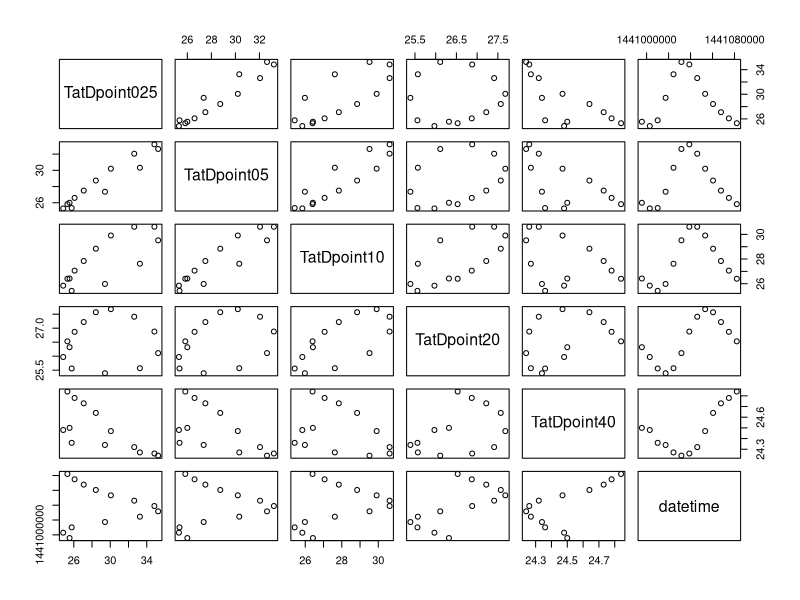
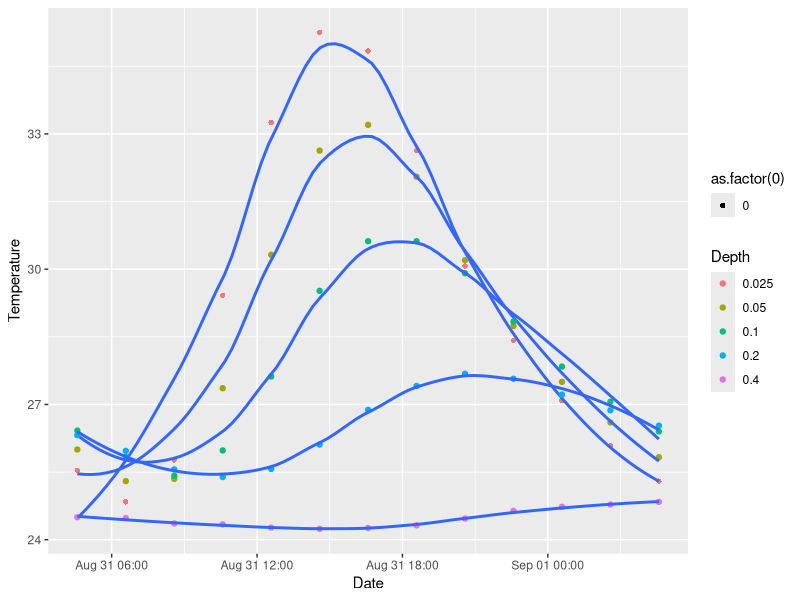
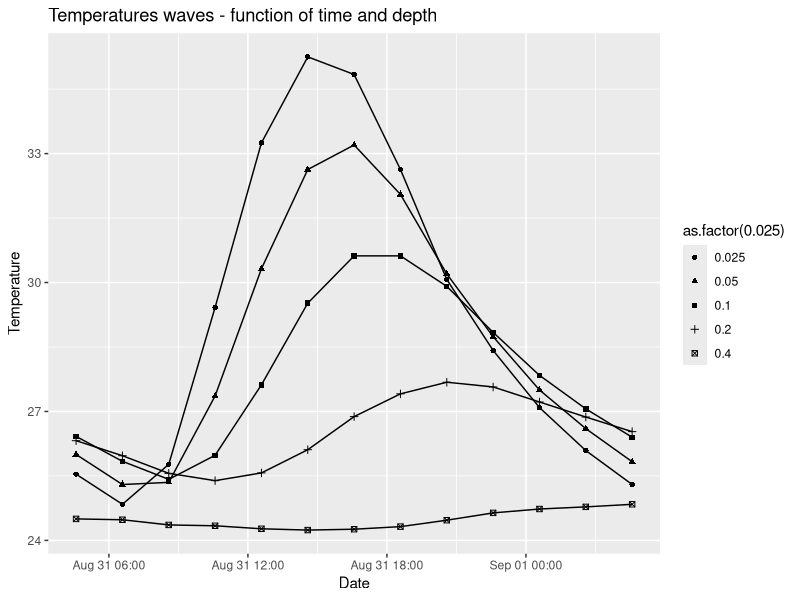

The R script that drew these images, in order: (Note: this script raises an error after producing the figures.)
## ---- chunk 1
knitr::opts_chunk$set( warning=FALSE)
## ---- chunk 2
TatDpoint025 <- c(25.54,24.84,25.77,29.42,33.25,35.25,34.84,32.63,30.07,28.42,27.09,26.09,25.30)
TatDpoint05 <- c(26.00,25.30,25.35,27.36,30.32,32.63,33.20,32.05,30.20,28.74,27.50,26.60,25.83)

TatDpoint10 <- c(26.42,25.84,25.42,25.98,27.62,29.52,30.62,30.62,29.91,28.84,27.84,27.06,26.40)

TatDpoint20 <- c(26.32,25.97,25.56,25.39,25.57,26.11,26.88,27.41,27.68,27.57,27.22,26.87,26.53)

TatDpoint40 <- c(24.50,24.48,24.36,24.34,24.27,24.24,24.26,24.32,24.47,24.64,24.73,24.78,24.84)

datetime <- c('2015-08-31 04:35','2015-08-31 06:35','2015-08-31 08:35','2015-08-31 10:35','2015-08-31 12:35','2015-08-31 14:35','2015-08-31 16:35','2015-08-31 18:35','2015-08-31 20:35','2015-08-31 22:35','2015-09-01 00:35','2015-09-01 02:35','2015-09-01 04:35')   

blaygpfp <- data.frame(TatDpoint025,TatDpoint05,TatDpoint10,TatDpoint20,TatDpoint40,datetime)

## ---- chunk 3

#convert the date format
blaygpfp$datetime<- as.POSIXct(blaygpfp$datetime, "%Y-%m-%d %H:%M",tz="US/Pacific")
#TODO Take the annnoying date fotmat error out
str(blaygpfp)
## ---- chunk 4
plot(blaygpfp)
## ---- chunk 5
library(ggplot2)
library(dplyr)


## ---- chunk 6

blaygpfp %>% ggplot() +
geom_point(aes(x=datetime,y=TatDpoint025,colour = as.factor(0.025), shape=as.factor(0))) +
  stat_smooth(aes(x = datetime, y = TatDpoint025), se = FALSE) +
geom_point(aes(x=datetime,y=TatDpoint05,colour = as.factor(0.05))) +
  stat_smooth(aes(x = datetime, y = TatDpoint05), se = FALSE) +
geom_point(aes(x=datetime,y=TatDpoint10,colour = as.factor(0.10))) +
  stat_smooth(aes(x = datetime, y = TatDpoint10), se = FALSE) +
geom_point(aes(x=datetime,y=TatDpoint20,colour = as.factor(0.20))) +
stat_smooth(aes(x = datetime, y = TatDpoint20), se = FALSE) +
geom_point(aes(x=datetime,y=TatDpoint40,colour = as.factor(0.40))) +
stat_smooth(aes(x = datetime, y = TatDpoint40), se = FALSE) +
labs(colour = "Depth")  +
xlab("Date") + ylab("Temperature")
# check if line plot is better

## ---- chunk 7
#normalize temperature

blaygpfp %>% ggplot() +
geom_point(aes(x=datetime,y=TatDpoint025, shape=as.factor(0.025))) +
  geom_line(aes(x = datetime, y = TatDpoint025)) +
geom_point(aes(x=datetime,y=TatDpoint05,shape = as.factor(0.05))) +
  geom_line(aes(x = datetime, y = TatDpoint05)) +
geom_point(aes(x=datetime,y=TatDpoint10,shape = as.factor(0.10))) +
  geom_line(aes(x = datetime, y = TatDpoint10),) +
geom_point(aes(x=datetime,y=TatDpoint20,shape = as.factor(0.20))) +
geom_line(aes(x = datetime, y = TatDpoint20)) +
geom_point(aes(x=datetime,y=TatDpoint40,shape = as.factor(0.40))) +
geom_line(aes(x = datetime, y = TatDpoint40)) +
labs(colour = "Depth")  +
xlab("Date") + ylab("Temperature")+
ggtitle("Temperatures waves - function of time and depth")  
# check if line plot is better


## ---- chunk 8
# reshape it
blaygpfp_melt <- melt(blaygpfp,id="datetime")

# set the depth
blaygpfp_melt$depth <- 0
blaygpfp_melt[blaygpfp_melt$variable=='TatDpoint05',]$depth = 0.05
blaygpfp_melt[blaygpfp_melt$variable=='TatDpoint10',]$depth = 0.10
blaygpfp_melt[blaygpfp_melt$variable=='TatDpoint20',]$depth = 0.20
blaygpfp_melt[blaygpfp_melt$variable=='TatDpoint40',]$depth = 0.40
blaygpfp_melt[blaygpfp_melt$variable=='TatDpoint025',]$depth = 0.025
library(lubridate)
#In check_tzones(e1, e2) : 'tzone' attributes are inconsistent
blaygpfp_melt$datetime <- ymd_hms(blaygpfp_melt$datetime)

#Do increment of the time intervals
blaygpfp_melt %>% filter(datetime == ymd_hms("2015-09-01 04:35:00")) 

# set the time intervals
 blaygpfp_melt$interval <- 0
blaygpfp_melt[datetime == ymd_hms("2015-08-31 06:35:00"), ]$interval<- 2
blaygpfp_melt[datetime == ymd_hms("2015-08-31 08:35:00"), ]$interval<- 4
blaygpfp_melt[datetime == ymd_hms("2015-08-31 10:35:00"), ]$interval<- 6
blaygpfp_melt[datetime == ymd_hms("2015-08-31 12:35:00"), ]$interval<- 8
blaygpfp_melt[datetime == ymd_hms("2015-08-31 14:35:00"), ]$interval<- 10
blaygpfp_melt[datetime == ymd_hms("2015-08-31 16:35:00"), ]$interval<- 12
blaygpfp_melt[datetime == ymd_hms("2015-08-31 18:35:00"), ]$interval<- 14
blaygpfp_melt[datetime == ymd_hms("2015-08-31 20:35:00"), ]$interval<- 16
blaygpfp_melt[datetime == ymd_hms("2015-08-31 22:35:00"), ]$interval<- 18
blaygpfp_melt[datetime == ymd_hms("2015-09-01 00:35:00"), ]$interval<- 20
blaygpfp_melt[datetime == ymd_hms("2015-09-01 02:35:00"), ]$interval<- 22
blaygpfp_melt[datetime == ymd_hms("2015-09-01 04:35:00"), ]$interval<- 24


#'data.frame':	65 obs. of  3 variables:
# $ datetime: POSIXct, format: "2015-08-31 04:35:00" "2015-08-31 06:35:00"  #$ variable: Factor w/ 5 levels "TatDpoint025",..: 1 1 1 1 1 1 1 1 1 1 ...
# $ value   : num  25.5 24.8 25.8 29.4 33.2 ...



## ---- chunk 9
#normalize temperature
blaygpfp_melt$scaleT <- scale(blaygpfp_melt$value)  %>% as.vector()
# We want for hours 0, 4,8,12,16,20
blaygpfp_melt  %>% filter(interval %in% c(0, 4,8,12,16,20)) %>%  ggplot() +
geom_point(aes(x=value,y=depth,color=as.factor(interval),shape=as.factor(interval)))+
   
geom_line(aes(x=value,y=depth,color=as.factor(interval),shape=as.factor(interval)))+
xlab("Temperature(deg C)") + ylab("Depth")+
ggtitle("Temperatures at various times - function of z and T")  
# check if line plot is better
## ---- chunk 10
library(ggplot2)

amp <- c(5,3.6,2.5,1.5,.5)
depth <- c(0.025,0.05,.1,.2,.4)

plotampdepthdf <- data.frame(depth,amp)

lm_eqn <- function(df){
    m <- lm(amp ~ depth, df);
    eq <- substitute(italic(y) == a + b %.% italic(x)*","~~italic(r)^2~"="~r2, 
         list(a = format(coef(m)[1], digits = 2), 
              b = format(coef(m)[2], digits = 2), 
             r2 = format(summary(m)$r.squared, digits = 3)))
    as.character(as.expression(eq));                 
}
p <- ggplot(data = plotampdepthdf, aes(x = depth, y = amp)) +
            geom_smooth(method = "lm", se=FALSE, color="black", formula = y ~ x) +
            geom_point()
p1 <- p + geom_text(x = 0.2, y = 3, label = lm_eqn(plotampdepthdf), parse = TRUE)
p1
## ---- chunk 11
library(ggplot2)

amp <- c(5,3.6,2.5,1.5,.5)
depth <- c(0.025,0.05,.1,.2,.4)

amp <- log(amp)
plotampdepthdf <- data.frame(depth,amp)

lm_eqn <- function(df){
    m <- lm(amp ~ depth, df);
    eq <- substitute(italic(y) == a + b %.% italic(x)*","~~italic(r)^2~"="~r2, 
         list(a = format(coef(m)[1], digits = 2), 
              b = format(coef(m)[2], digits = 2), 
             r2 = format(summary(m)$r.squared, digits = 3)))
    as.character(as.expression(eq));                 
}
p <- ggplot(data = plotampdepthdf, aes(x = depth, y = amp)) +
            geom_smooth(method = "lm", se=FALSE, color="black", formula = y ~ x) +
            geom_point()
p1 <- p + geom_text(x = 0.2, y = .5, label = lm_eqn(plotampdepthdf), parse = TRUE)
p1
## ---- chunk 12
library(ggplot2)

lag <- c(5,3.6,2.5,1.5,.5)
depth <- c(0.025,0.05,.1,.2,.4)

plotampdepthdf <- data.frame(depth,amp)

lm_eqn <- function(df){
    m <- lm(amp ~ depth, df);
    eq <- substitute(italic(y) == a + b %.% italic(x)*","~~italic(r)^2~"="~r2, 
         list(a = format(coef(m)[1], digits = 2), 
              b = format(coef(m)[2], digits = 2), 
             r2 = format(summary(m)$r.squared, digits = 3)))
    as.character(as.expression(eq));                 
}
p <- ggplot(data = plotampdepthdf, aes(x = depth, y = amp)) +
            geom_smooth(method = "lm", se=FALSE, color="black", formula = y ~ x) +
            geom_point()
p1 <- p + geom_text(x = 0.2, y = 3, label = lm_eqn(plotampdepthdf), parse = TRUE)
p1
## ---- chunk 13

blaygpfp %>% ggplot() +

  stat_smooth(aes(x = datetime, y = TatDpoint025,colour = as.factor(0.025)), se = FALSE) +

  stat_smooth(aes(x = datetime, y = TatDpoint05,colour = as.factor(0.05)), se = FALSE) +

  stat_smooth(aes(x = datetime, y = TatDpoint10,colour = as.factor(0.10)), se = FALSE) +

stat_smooth(aes(x = datetime, y = TatDpoint20,colour = as.factor(0.20)), se = FALSE) +

stat_smooth(aes(x = datetime, y = TatDpoint40,colour = as.factor(0.40)), se = FALSE) +
labs(colour = "Depth(m")  +
xlab("Date") + ylab("Temperature (deg C)")+
ggtitle("Soil Temperatures at various depths GPFP (O'Neil Nebraska) ")  
# check if line plot is better

## ---- chunk 14

blaygpfp %>% ggplot() +
geom_line(aes(x=datetime,y=TatDpoint025,colour = as.factor(0.025))) +
geom_line(aes(x=datetime,y=TatDpoint05,colour = as.factor(0.05))) +
geom_line(aes(x=datetime,y=TatDpoint10,colour = as.factor(0.10))) +
geom_line(aes(x=datetime,y=TatDpoint20,colour = as.factor(0.20))) +
  geom_line(aes(x=datetime,y=TatDpoint40,colour = as.factor(0.40))) +
labs(colour = "Depth(m")  +
xlab("Date") + ylab("Temperature (deg C)")+
ggtitle("Soil Temperatures at various depths GPFP (O'Neil Nebraska) ")  
# check if line plot is better

## ---- chunk 15
library(lubridate)


## ---- chunk 16

blaygpfp %>% filter(datetime %in% c(as.POSIXct("2015-08-31 04:35:00"),as.POSIXct("2015-08-31 08:35:00"),as.POSIXct("2015-08-31 12:35:00"),as.POSIXct("2015-08-31 16:35:00"),as.POSIXct("2015-08-31 20:35:00"),as.POSIXct("2015-09-01 00:35:00"))) %>%  ggplot() +
geom_point(aes(x=datetime,y=TatDpoint025,colour = as.factor(0.025))) +
geom_point(aes(x=datetime,y=TatDpoint05,colour = as.factor(0.05))) +
geom_point(aes(x=datetime,y=TatDpoint10,colour = as.factor(0.10))) +
geom_point(aes(x=datetime,y=TatDpoint20,colour = as.factor(0.20))) +
  geom_point(aes(x=datetime,y=TatDpoint40,colour = as.factor(0.40))) +
labs(colour = "Depth(m")  +
xlab("Date") + ylab("Temperature (deg C)")+
ggtitle("Soil Temperatures at various depths GPFP (O'Neil Nebraska) ")  
# check if line plot is better

## ---- chunk 17
